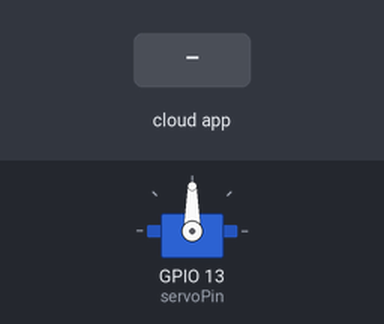
Simulated run of this sketch. Board: ESP32. Shown: servo. The test bench sets the inputs (shaded band). WiFi joins after 1.5 s; servers stay silent unless stated; the Firebase database answers and starts empty; what the sketch prints to the serial monitor is not drawn.

Above: at 2.7 s.
2.8 s: the phone or cloud app sets current_trash to glass
At 3.9 s:
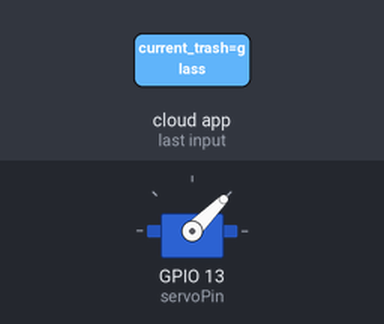
4.5 s: the phone or cloud app sets current_trash to plastic
At 7.0 s:
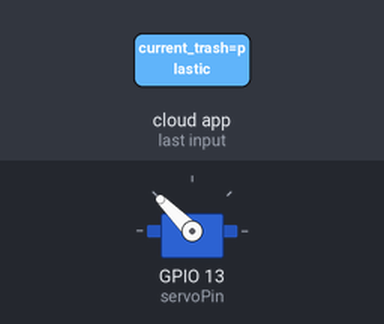
Timing chart, 0 to 10.9 s (numbered marks = the images above; inputs shaded):
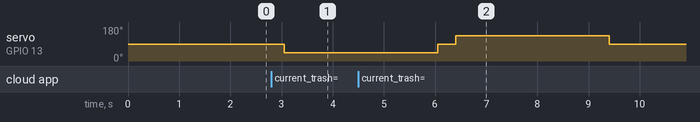

The sketch:

sevoWithFirebase.ino
```cpp
#include <Arduino.h>
#include <WiFi.h>
#include <Firebase_ESP_Client.h>
#include <ESP32Servo.h> // ต้องติดตั้ง Library: ESP32Servo
#include "addons/TokenHelper.h"
#include "addons/RTDBHelper.h"

// 1. ตั้งค่า WiFi และ Firebase (ต้องตรงกับ ESP32-CAM)
#define WIFI_SSID "YOUR_WIFI_SSID"
#define WIFI_PASSWORD "YOUR_WIFI_PASSWORD"
#define API_KEY "YOUR_FIREBASE_API_KEY"
#define DATABASE_URL "YOUR_FIREBASE_DATABASE_URL"

// กำหนด User/Pass (เหมือนตัวส่ง)
#define USER_EMAIL "YOUR_FIREBASE_USER_EMAIL"
#define USER_PASSWORD "YOUR_FIREBASE_USER_PASSWORD"

// 2. ตั้งค่า Servo
Servo myServo;
const int servoPin = 13; // ขาที่ต่อสายสัญญาณ Servo (GPIO 13)

// องศา Servo (ปรับตามกลไกจริง)
const int ANGLE_IDLE = 90;    // ตรงกลาง
const int ANGLE_GLASS = 45;   // สำหรับแก้ว
const int ANGLE_PLASTIC = 135;// สำหรับพลาสติก
// เพิ่มประเภทอื่นได้ถ้า AI ส่งมา เช่น "metal"

// Firebase Objects
FirebaseData fbdo;
FirebaseAuth auth;
FirebaseConfig config;

String lastWasteType = ""; // ตัวแปรจำค่าล่าสุด

void setup() {
  Serial.begin(115200);

  // ต่อ WiFi
  WiFi.begin(WIFI_SSID, WIFI_PASSWORD);
  Serial.print("Connecting to WiFi");
  while (WiFi.status() != WL_CONNECTED) {
    Serial.print(".");
    delay(300);
  }
  Serial.println();

  // ต่อ Firebase
  config.api_key = API_KEY;
  config.database_url = DATABASE_URL;
  auth.user.email = USER_EMAIL;
  auth.user.password = USER_PASSWORD;
  config.token_status_callback = tokenStatusCallback;

  Firebase.begin(&config, &auth);
  Firebase.reconnectWiFi(true);

  // ตั้งค่า Servo
  myServo.attach(servoPin);
  myServo.write(ANGLE_IDLE); // เริ่มที่ตรงกลาง
  Serial.println("Servo Receiver Ready!");
}

void loop() {
  if (Firebase.ready()) {
    // อ่านค่าจาก Path "/current_trash" ที่เราเพิ่งเพิ่มในตัวส่ง
    if (Firebase.RTDB.getString(&fbdo, "/current_trash")) {
      String currentType = fbdo.stringData();

      // ตรวจสอบว่าค่าเปลี่ยนไปจากเดิมไหม และไม่ใช่ค่าว่าง
      if (currentType != "" && currentType != lastWasteType) {
        Serial.print("New Waste Detected: ");
        Serial.println(currentType);

        if (currentType == "glass") {
           Serial.println("Action: Sort Glass");
           myServo.write(ANGLE_GLASS);
           delay(3000); // ค้างไว้ 3 วินาที รอของตก
           myServo.write(ANGLE_IDLE); // กลับมาตรงกลาง
        }
        else if (currentType == "plastic") {
           Serial.println("Action: Sort Plastic");
           myServo.write(ANGLE_PLASTIC);
           delay(3000);
           myServo.write(ANGLE_IDLE);
        }
        else if (currentType == "metal") {
           // ใส่ Logic เพิ่มตรงนี้ถ้ามี metal
        }

        lastWasteType = currentType; // อัปเดตตัวแปรจำค่า

        // (Optional) สั่ง Reset ค่าใน Firebase เพื่อไม่ให้ค้าง
        // Firebase.RTDB.setString(&fbdo, "/current_trash", "");
        // lastWasteType = "";
      }
    } else {
      // กรณีอ่านไม่สำเร็จ (เช่นเน็ตหลุดชั่วคราว)
      // Serial.println(fbdo.errorReason());
    }
  }
  delay(200); // Loop check ทุก 0.2 วินาที
}
```

Measured:
- after the input at 2.8 s, servo on GPIO 13 (servoPin): 90° → 45° after 0.25 s
